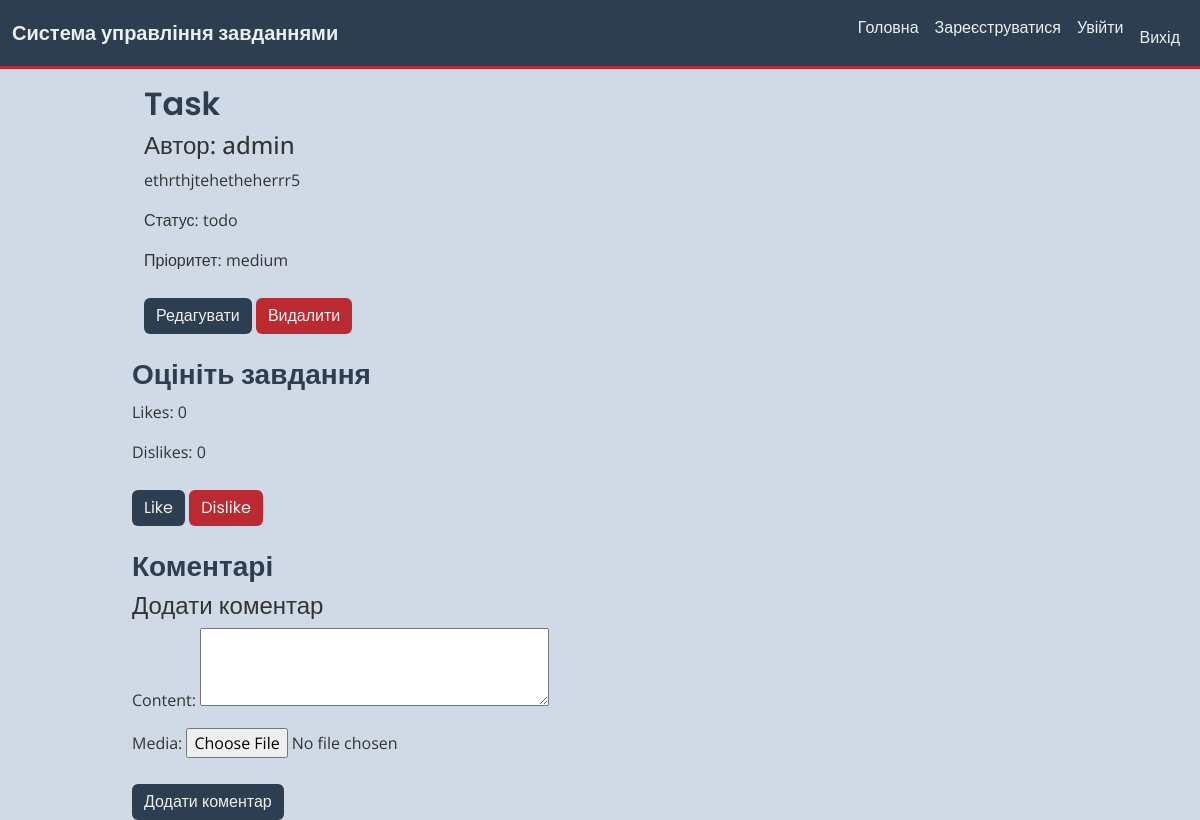
/1/ (signed in), run on an earlier commit of the app's database.
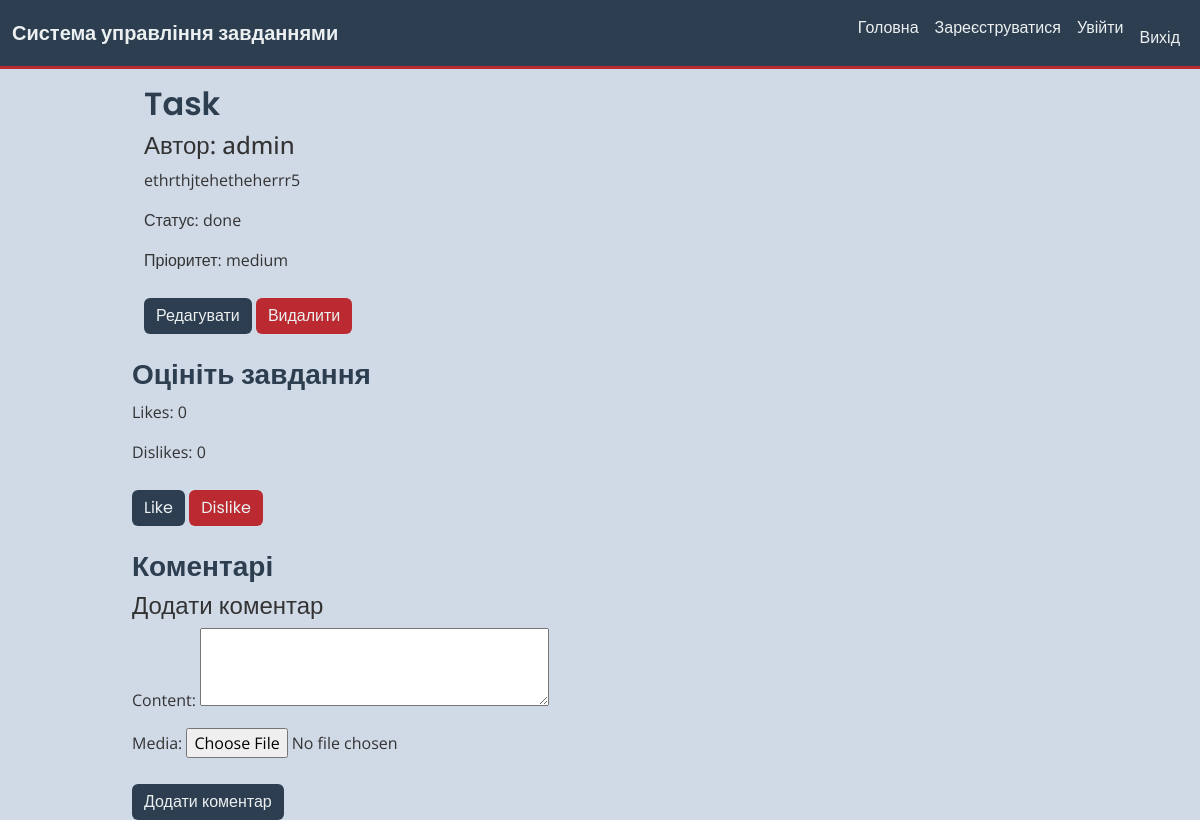
And on a later commit of the database.
### tasks/models.py (models this page shows, shortened)
class Task(models.Model):
    STATUS_CHOICES = [
        ('todo', 'To Do'),
        ('in_progress', 'In Progress'),
        ('done', 'Done'),
    ]
    PRIORITY_CHOICES = [
        ('low', 'Low'),
        ('medium', 'Medium'),
        ('high', 'High'),
    ]
    title = models.CharField(max_length=256)
    description = models.TextField()
    status = models.CharField(max_length=20, choices=STATUS_CHOICES, default='todo')
    priority = models.CharField(max_length=20, choices=PRIORITY_CHOICES, default='medium')
    due_date = models.DateTimeField(null=True, blank=True)
    creator = models.ForeignKey(User, on_delete=models.CASCADE, related_name='tasks')

### tasks/views.py (the view, shortened to what this page needs)
# urls.py: path('<int:pk>/', views.TaskDetailView.as_view(), name='task-detail'),
class TaskDetailView(LoginRequiredMixin, DetailView):
    model = models.Task
    template_name = 'tasks/task_detail.html'
    context_object_name = 'task'
    def get_context_data(self, **kwargs):
        context = super().get_context_data(**kwargs)
        comments = models.Comment.objects.filter(task=self.object, parent=None)
        context['comments'] = comments
        context['comment_form'] = CommentForm()
        context['comment_update_form'] = CommentUpdateForm()
        context['likes'] = models.Like.objects.filter(task=self.object).count()
        context['dislikes'] = models.Dislike.objects.filter(task=self.object).count()
        context['has_liked'] = models.Like.objects.filter(user=self.request.user, task=self.object).exists()
        context['has_disliked'] = models.Dislike.objects.filter(user=self.request.user, task=self.object).exists()
        return context

### tasks/forms.py
class CommentForm(forms.ModelForm):
    class Meta:
        model = Comment
        fields = ['content', 'parent', 'media']
        widgets = {
            'content': forms.Textarea(attrs={'rows': 3}),
            'parent': forms.HiddenInput(),
            'media': forms.FileInput(),
        }

class CommentUpdateForm(forms.ModelForm):
    new_media = forms.FileField(required=False, label="Новий файл")
    delete_media = forms.BooleanField(required=False, label="Видалити медіа")
    class Meta:
        model = Comment
        fields = ['content', 'new_media', 'delete_media']

### templates/tasks/task_detail.html (shortened to what this page needs)
{% extends 'tasks/base.html' %}
{% block content %}
{% load custom_tags %}
<div class="container mt-3">
    <h2>{{ task.title }}</h2>
    <h4>Автор: {{ task.creator.username }}</h4>
    <p>{{ task.description }}</p>
    <p>Статус: <span>{{ task.status }}</span></p>
    <p>Пріоритет: <span>{{ task.priority }}</span></p>
    <a href="{% url 'tasks:task-update' task.pk %}" class="btn btn-primary btn-margin">Редагувати</a>
    <a href="{% url 'tasks:task-delete' task.pk %}" class="btn btn-danger">Видалити</a>
</div>
<div class="task-rating mt-4">
    <h3>Оцініть завдання</h3>
    <p>Likes: {{ likes }}</p>
    <p>Dislikes: {{ dislikes }}</p>
    {% if user.is_authenticated %}
        <form method="post" style="display:inline;">
            {% if has_liked %}
                <button type="submit" name="remove_like" class="btn btn-warning">Remove Like</button>
            {% else %}
                <button type="submit" name="like_task" class="btn btn-success">Like</button>
            {% endif %}
        </form>
        <form method="post" style="display:inline;">
            {% if has_disliked %}
                <button type="submit" name="remove_dislike" class="btn btn-warning">Remove Dislike</button>
            {% else %}
                <button type="submit" name="dislike_task" class="btn btn-danger">Dislike</button>
            {% endif %}
        </form>
    {% endif %}
</div>
<div class="comments mt-4">
    <h3>Коментарі</h3>
</div>
<h4>Додати коментар</h4>
<form action="{% url 'tasks:task-detail' task.id %}" method="post" id="comment-form" enctype="multipart/form-data">
    {{ comment_form.as_p }}
    <button type="submit" class="btn btn-primary" name="add_comment">Додати коментар</button>
</form>
{% endblock %}

What changed in the data, as far as the page shows it:
changed Task "Task": status "todo" → "done"
